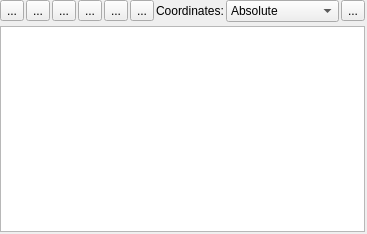
<?xml version="1.0" encoding="UTF-8"?>
<ui version="4.0">
 <class>LC_QuickInfoWidget</class>
 <widget class="QWidget" name="LC_QuickInfoWidget">
  <property name="geometry">
   <rect>
    <x>0</x>
    <y>0</y>
    <width>367</width>
    <height>234</height>
   </rect>
  </property>
  <property name="sizePolicy">
   <sizepolicy hsizetype="Expanding" vsizetype="Expanding">
    <horstretch>0</horstretch>
    <verstretch>0</verstretch>
   </sizepolicy>
  </property>
  <property name="minimumSize">
   <size>
    <width>0</width>
    <height>0</height>
   </size>
  </property>
  <property name="font">
   <font>
    <family>MS Shell Dlg 2</family>
   </font>
  </property>
  <property name="windowTitle">
   <string>Form</string>
  </property>
  <layout class="QGridLayout" name="gridLayout">
   <property name="leftMargin">
    <number>0</number>
   </property>
   <property name="topMargin">
    <number>0</number>
   </property>
   <property name="rightMargin">
    <number>2</number>
   </property>
   <property name="bottomMargin">
    <number>2</number>
   </property>
   <property name="verticalSpacing">
    <number>4</number>
   </property>
   <item row="0" column="0">
    <layout class="QVBoxLayout" name="verticalLayout_2">
     <item>
      <layout class="QHBoxLayout" name="horizontalLayout">
       <property name="spacing">
        <number>2</number>
       </property>
       <item>
        <layout class="QHBoxLayout" name="layToFlexible">
         <item>
          <widget class="QToolButton" name="tbSelectEntity">
           <property name="toolTip">
            <string>Select entity for properties</string>
           </property>
           <property name="text">
            <string>...</string>
           </property>
           <property name="icon">
            <iconset resource="../../../../res/icons/icons.qrc">
             <normaloff>:/icons/entity_properties_select.lci</normaloff>:/icons/entity_properties_select.lci</iconset>
           </property>
          </widget>
         </item>
         <item>
          <widget class="QToolButton" name="tbFind">
           <property name="toolTip">
            <string>Select current entity in drawing</string>
           </property>
           <property name="text">
            <string>...</string>
           </property>
           <property name="icon">
            <iconset resource="../../../../res/icons/icons.qrc">
             <normaloff>:/icons/select_entity.lci</normaloff>:/icons/select_entity.lci</iconset>
           </property>
          </widget>
         </item>
         <item>
          <widget class="QToolButton" name="tbEditProperties">
           <property name="toolTip">
            <string>Properties Edit</string>
           </property>
           <property name="text">
            <string>...</string>
           </property>
           <property name="icon">
            <iconset resource="../../../../res/icons/icons.qrc">
             <normaloff>:/icons/properties.lci</normaloff>:/icons/properties.lci</iconset>
           </property>
          </widget>
         </item>
         <item>
          <widget class="QToolButton" name="tbCopy">
           <property name="toolTip">
            <string>Copy to Clipboard</string>
           </property>
           <property name="statusTip">
            <string/>
           </property>
           <property name="text">
            <string>...</string>
           </property>
           <property name="icon">
            <iconset resource="../../../../res/icons/icons.qrc">
             <normaloff>:/icons/copy.lci</normaloff>:/icons/copy.lci</iconset>
           </property>
          </widget>
         </item>
         <item>
          <widget class="QToolButton" name="tbClear">
           <property name="toolTip">
            <string>Clear</string>
           </property>
           <property name="text">
            <string>...</string>
           </property>
           <property name="icon">
            <iconset resource="../../../../res/icons/icons.qrc">
             <normaloff>:/icons/edit_clear.lci</normaloff>:/icons/edit_clear.lci</iconset>
           </property>
          </widget>
         </item>
         <item>
          <widget class="QToolButton" name="tbCollectCoords">
           <property name="toolTip">
            <string>Collect Coordinates</string>
           </property>
           <property name="statusTip">
            <string/>
           </property>
           <property name="text">
            <string>...</string>
           </property>
           <property name="icon">
            <iconset resource="../../../../res/icons/icons.qrc">
             <normaloff>:/icons/pick_coordinates.lci</normaloff>:/icons/pick_coordinates.lci</iconset>
           </property>
          </widget>
         </item>
         <item>
          <widget class="QLabel" name="lblCoordinatesMode">
           <property name="text">
            <string>Coordinates:</string>
           </property>
          </widget>
         </item>
         <item>
          <widget class="QComboBox" name="cbPointsCoordinatesMode">
           <property name="sizePolicy">
            <sizepolicy hsizetype="Preferred" vsizetype="Fixed">
             <horstretch>1</horstretch>
             <verstretch>0</verstretch>
            </sizepolicy>
           </property>
           <property name="minimumSize">
            <size>
             <width>80</width>
             <height>0</height>
            </size>
           </property>
           <property name="toolTip">
            <string>Mode to display collected coordinates</string>
           </property>
           <item>
            <property name="text">
             <string>Absolute</string>
            </property>
           </item>
           <item>
            <property name="text">
             <string>Relative</string>
            </property>
           </item>
           <item>
            <property name="text">
             <string>Delta to First</string>
            </property>
           </item>
           <item>
            <property name="text">
             <string>Delta to Previous</string>
            </property>
           </item>
          </widget>
         </item>
        </layout>
       </item>
       <item>
        <layout class="QHBoxLayout" name="horizontalLayout_2">
         <property name="spacing">
          <number>2</number>
         </property>
         <property name="topMargin">
          <number>0</number>
         </property>
         <item>
          <spacer name="horizontalSpacer">
           <property name="orientation">
            <enum>Qt::Horizontal</enum>
           </property>
           <property name="sizeHint" stdset="0">
            <size>
             <width>0</width>
             <height>20</height>
            </size>
           </property>
          </spacer>
         </item>
         <item>
          <widget class="QToolButton" name="tbSettings">
           <property name="toolTip">
            <string>Settings</string>
           </property>
           <property name="text">
            <string>...</string>
           </property>
           <property name="icon">
            <iconset resource="../../../../res/icons/icons.qrc">
             <normaloff>:/icons/settings.lci</normaloff>:/icons/settings.lci</iconset>
           </property>
          </widget>
         </item>
        </layout>
       </item>
      </layout>
     </item>
     <item>
      <widget class="LC_PlainTextEdit" name="pteInfo" native="true">
       <property name="readOnly" stdset="0">
        <bool>true</bool>
       </property>
       <property name="markdown" stdset="0">
        <string/>
       </property>
       <property name="html" stdset="0">
        <string>&lt;!DOCTYPE HTML PUBLIC &quot;-//W3C//DTD HTML 4.0//EN&quot; &quot;http://www.w3.org/TR/REC-html40/strict.dtd&quot;&gt;
&lt;html&gt;&lt;head&gt;&lt;meta name=&quot;qrichtext&quot; content=&quot;1&quot; /&gt;&lt;style type=&quot;text/css&quot;&gt;
p, li { white-space: pre-wrap; }
&lt;/style&gt;&lt;/head&gt;&lt;body style=&quot; font-family:'MS Shell Dlg 2'; font-size:8pt; font-weight:400; font-style:normal;&quot;&gt;
&lt;p style=&quot;-qt-paragraph-type:empty; margin-top:0px; margin-bottom:0px; margin-left:0px; margin-right:0px; -qt-block-indent:0; text-indent:0px;&quot;&gt;&lt;br /&gt;&lt;/p&gt;&lt;/body&gt;&lt;/html&gt;</string>
       </property>
      </widget>
     </item>
    </layout>
   </item>
   <item row="1" column="0">
    <widget class="QPlainTextEdit" name="pteInfo1">
     <property name="readOnly">
      <bool>true</bool>
     </property>
    </widget>
   </item>
  </layout>
 </widget>
 <customwidgets>
  <customwidget>
   <class>LC_PlainTextEdit</class>
   <extends>QWidget</extends>
   <header>lc_plaintextedit.h</header>
  </customwidget>
 </customwidgets>
 <resources>
  <include location="../../../../res/icons/icons.qrc"/>
 </resources>
 <connections/>
</ui>
